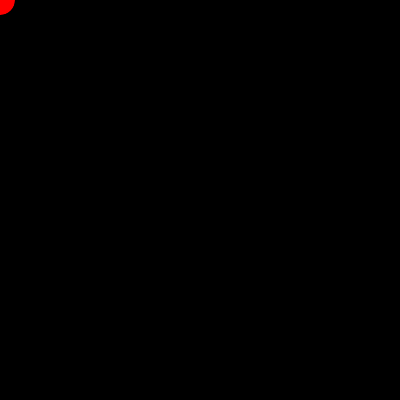
Frame 1 (no input)
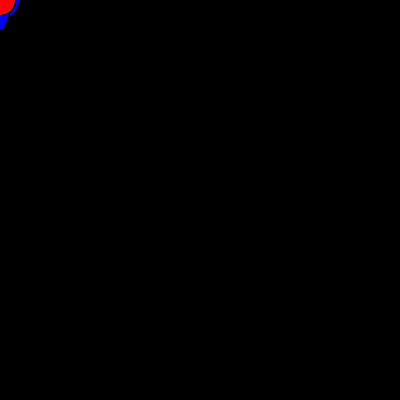
Frame 60 (the mouse pressed at the canvas centre just before this capture)
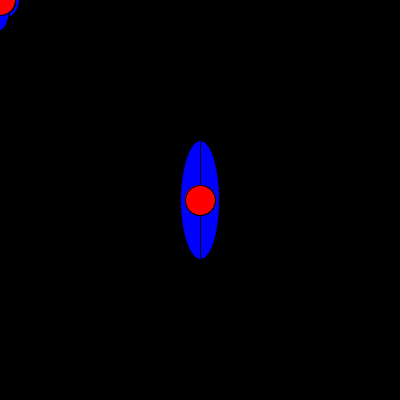
Frame 120 (the mouse held since frame 60 and released just before this capture)

The Processing sketch that drew these frames (run headless with seeded random() and noise(); from frame 60 on, the mouse is pressed at the canvas centre):

// Processing sketch: processing_20593
// ── processing_20593.pde

int a,b,x,y;

void setup()
{ size(400,400);
background (0);
smooth ();

}

void draw()
{a =(a-1) % 40;
b = (b-1)% width;
//background (0);pianeta avatar
  fill(0,0,255);
  ellipse (mouseX, mouseY,a,b);
  
  fill(255,0,0);
   ellipse (mouseX, mouseY,30,30);
}
